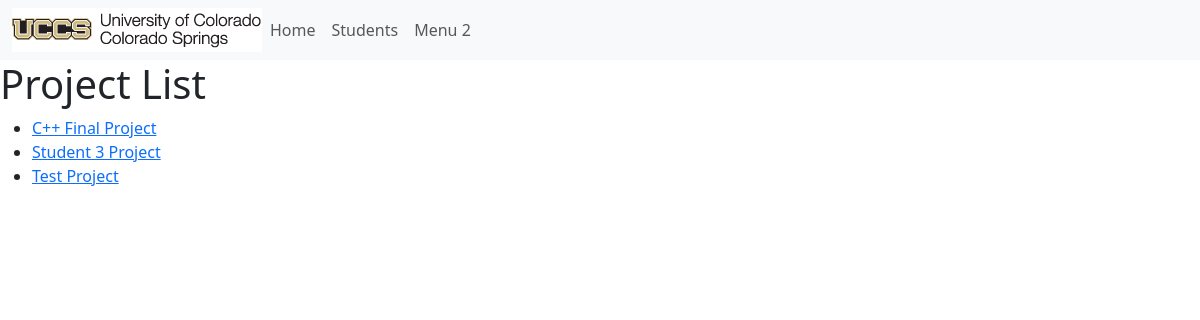
The app's page /projects with its own data.
### portfolio_app/models.py (models this page shows, shortened)
class Project(models.Model):
    title = models.CharField(max_length=200)
    description = models.TextField()
    portfolio = models.ForeignKey(Portfolio, on_delete=models.CASCADE, default = None)
    def get_absolute_url(self):
        return reverse('project-detail', args=[str(self.id)])

### portfolio_app/views.py (the view)
# urls.py: path('projects', views.ProjectListView.as_view(), name= 'projects'),
class ProjectListView(generic.ListView):
        model = Project

### portfolio_app/templates/portfolio_app/project_list.html
{% extends 'portfolio_app/base_template.html' %}
{% block content %}
<h1>Project List</h1>
{% if project_list %}
    <ul>
        {% for project in project_list %}
        <li>
            <a href="{{ project.get_absolute_url }}">{{ project.title }}</a>
        </li>
        {% endfor %}
    </ul>
{% else %}
    <p>There are no projects created.</p>
{% endif %}
{% endblock %}

### records on screen
Project: title "C++ Final Project"
Project: title "Student 3 Project"
Project: title "Test Project"
